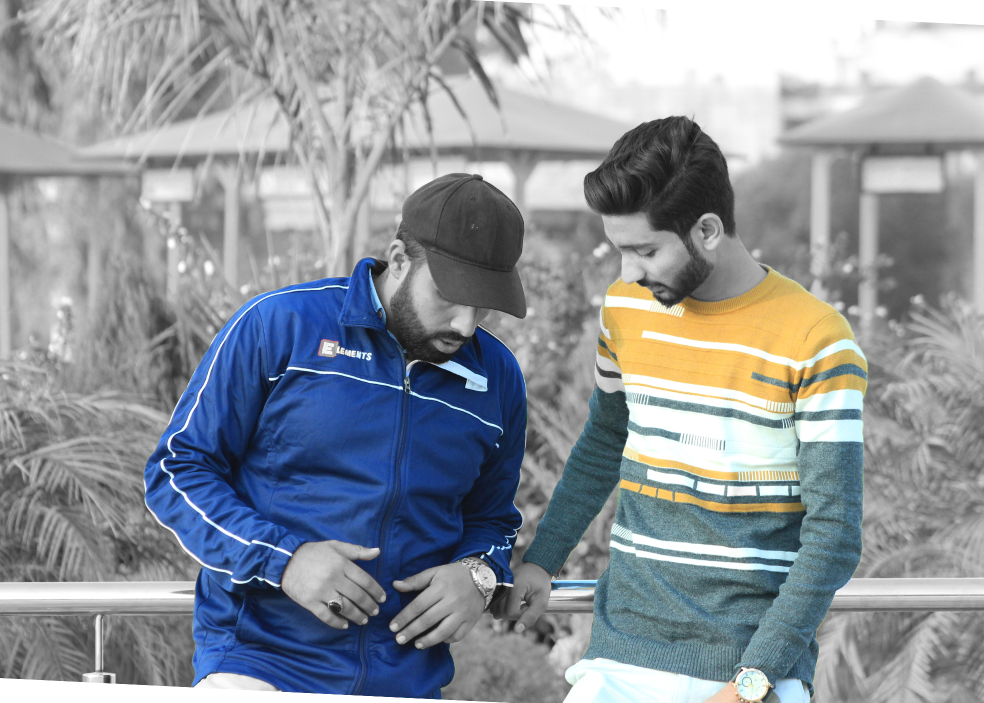
#> input picture Task 6/layer-mask.jpg, 1968 x 1406 px (shown at 1/2 size)
$ jupyter execute Untitled.ipynb
#> lines starting #> are read from the running program, lines starting #| are printed output that depends on the picture
[cell 1]
import cv2 as cv
import numpy as np

<h1>Image read , write and show </h1>

[cell 2]
img = cv.imread("layer-mask.jpg",cv.IMREAD_COLOR)
#> img is the input picture: shape (1406, 1968, 3); mean B, G, R 156, 149.2, 143.3
img = cv.imread("layer-mask.jpg",cv.IMREAD_GRAYSCALE)
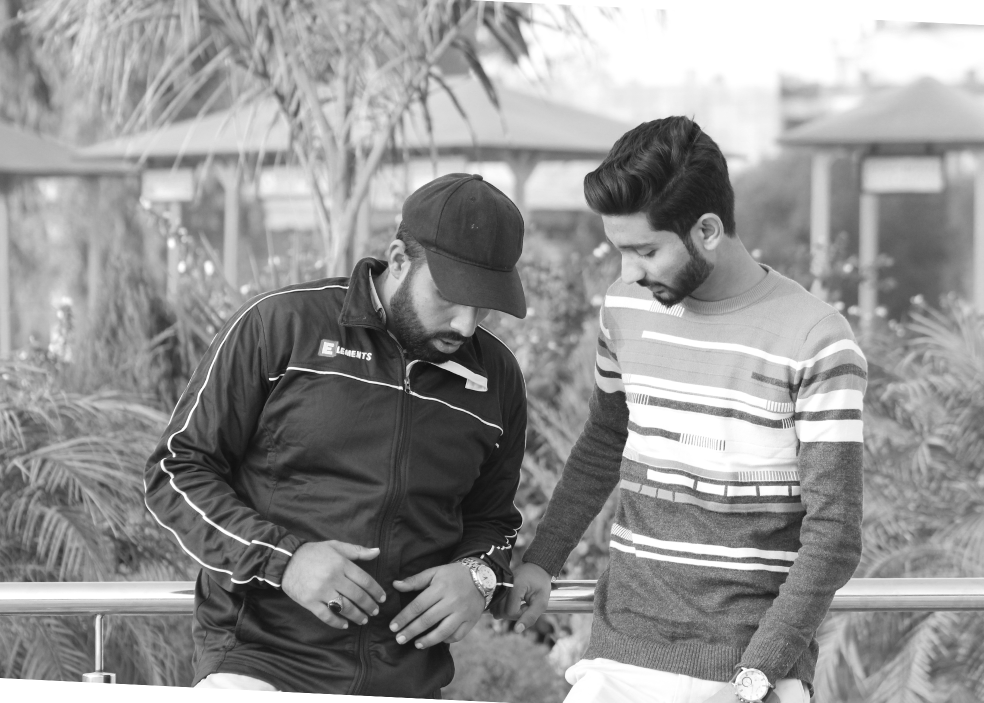
#> img: shape (1406, 1968) (shown at 1/2 size); min 1, max 255, mean 148.2

cv.imshow("image",img)
cv.imwrite("grey.jpg",img)

cv.waitKey(0)
cv.destroyAllWindows()

<h1>Geometric shapes</h1>

[cell 3]
img = np.zeros([500,500,3],dtype=np.uint8)

#Straight line
cv.line(img,(30,30),(360,30),(255,0,0),5,cv.LINE_AA)

#Arrowed line
cv.arrowedLine(img,(30,60),(360,60),(0,255,0),5,cv.LINE_AA)

#circle
cv.circle(img,(200,100),26,(0,0,255),5,cv.LINE_4)
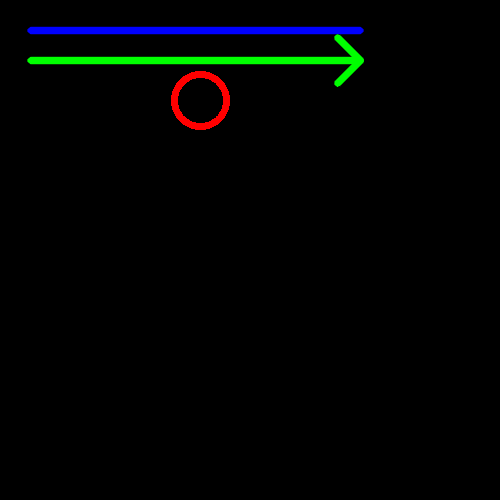
#> img: shape (500, 500, 3); mean of channels 0, 1, 2 2.5, 3, 1.2; drawn as B, G, R

#Ellipse
cv.ellipse(img,(200,200),(100,60),0,0,360,(255,0,0),5,cv.LINE_8)

#Rectangle
cv.rectangle(img,(100,300),(400,400),(255,0,0),5,cv.LINE_8)

#Put text on image
cv.putText(img,"ALI JOIYA",(100,450),cv.FONT_HERSHEY_COMPLEX,1,(255,0,0),3,cv.LINE_4)
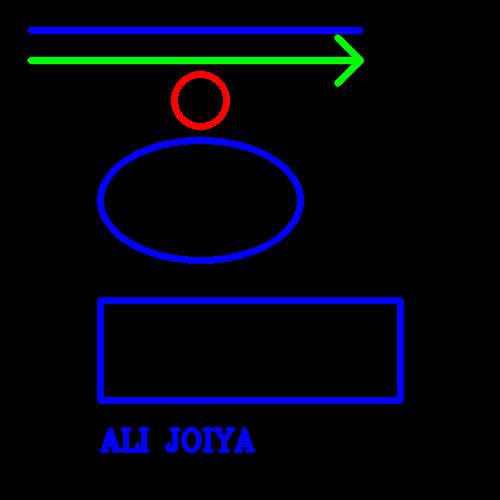
#> img: shape (500, 500, 3); mean of channels 0, 1, 2 14, 3, 1.2; drawn as B, G, R

cv.imshow("image",img)

cv.waitKey(0)
cv.destroyAllWindows()

<h1>Read , write and show video from camera</h1>

[cell 4]
cap = cv.VideoCapture(0)
fourcc= cv.VideoWriter_fourcc(*"XVID")
out = cv.VideoWriter("output.avi",fourcc,20.0,(640,480))


while cap.isOpened():
    ret,frame = cap.read()


    if ret==True:
        frame = cv.cvtColor(frame,cv.COLOR_BGR2GRAY)
        cv.putText(frame,"Ali joiya",(250,250),cv.FONT_HERSHEY_PLAIN,1,(255,0,0),8,cv.LINE_4)
        cv.imshow("video",frame)
        out.write(frame)
        if cv.waitKey(1) & 0xFF==ord('q'):
            break
    else:
        print("Error occured")
        break

cap.release()
out.release()
cv.destroyAllWindows()

<h1>Mouse click events</h1>

[cell 5]
for i in dir(cv):
    if 'EVENT' in i:
        print(i)

[cell 6]
def click_events(event,x,y,flags,param):
    if event==cv.EVENT_LBUTTONDOWN:
#         cv.circle(img,(x,y),10,(255,255,255),12,cv.LINE_AA)
        text="X:" + str(x) + "  Y:" + str(y)
        cv.putText(img,text,(x,y),cv.FONT_HERSHEY_PLAIN,1,(255,255,255),2,cv.LINE_AA)
        cv.imshow("image",img)
    elif event==cv.EVENT_LBUTTONDBLCLK:
        points.append((x,y))


points=[]
img = np.ones([500,500,3],dtype=np.uint8)
cv.imshow("image",img)
cv.setMouseCallback("image",click_events)

cv.waitKey(0)
cv.destroyAllWindows()
